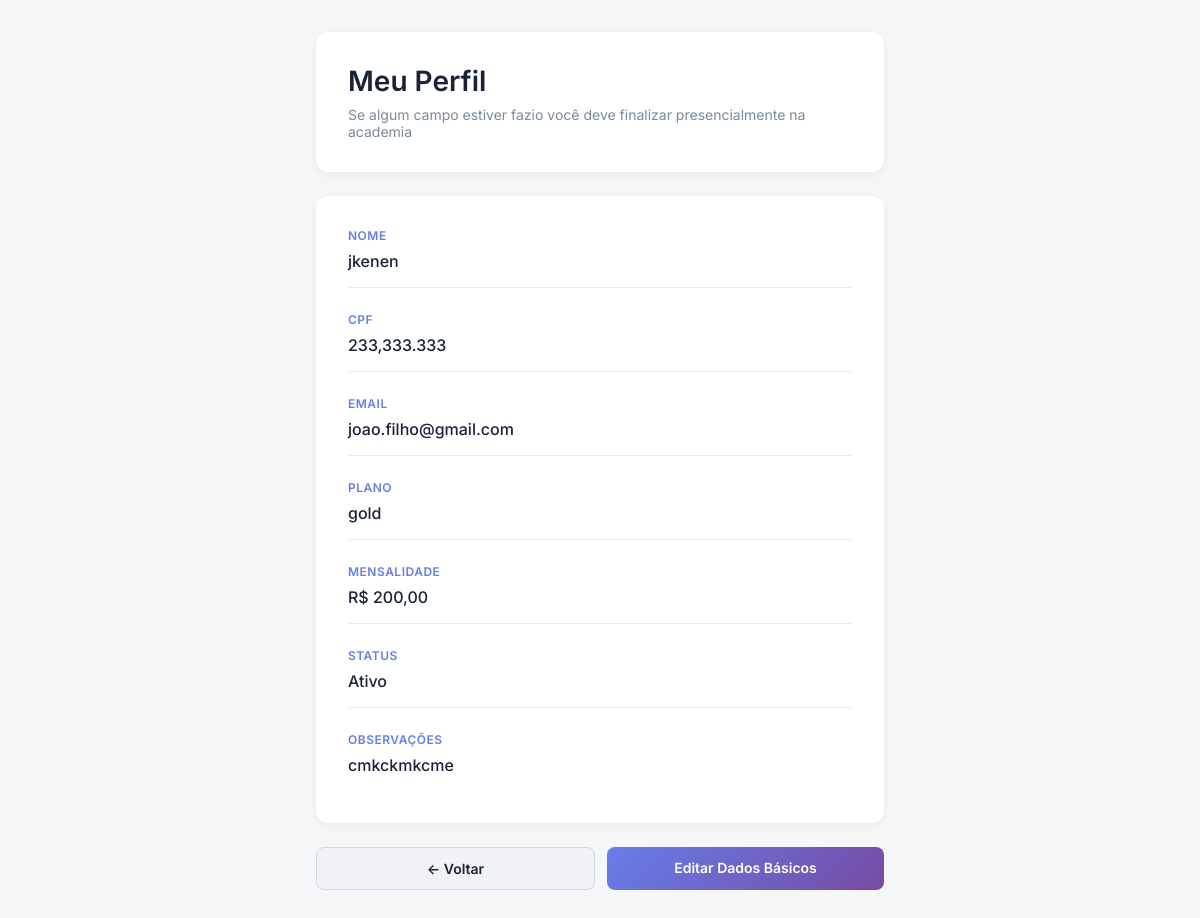
/pages/area_aluno/perfil_aluno.php (signed in), run on the app's committed database.
### tables this page shows
CREATE TABLE `alunos` (
  `id` int(11) NOT NULL,
  `nome` varchar(255) DEFAULT NULL,
  `cpf` varchar(14) DEFAULT NULL,
  `email` varchar(100) DEFAULT NULL,
  `senha` varchar(255) DEFAULT NULL,
  `plano` varchar(100) DEFAULT NULL,
  `mensalidade` decimal(10,2) DEFAULT NULL,
  `status` tinyint(1) DEFAULT NULL,
  `observacoes` varchar(255) DEFAULT NULL
);

### authentic/protego.php (called while the page is built, shortened)
<?php
function protego($dado) {
    return htmlspecialchars($dado, ENT_QUOTES, 'UTF-8');
}

### pages/area_aluno/perfil_aluno.php (the view, shortened to what this page needs)
<?php
require "../../banco/conexao.php";
require "../../authentic/protego.php";
$idAluno = $_SESSION['aluno_id'];
$sqlAluno = $pdo->prepare("SELECT * FROM alunos WHERE id = ?");
$sqlAluno->execute([$idAluno]);
$aluno = $sqlAluno->fetch(PDO::FETCH_ASSOC);
?>
<!DOCTYPE html>
<html lang="pt-br">
<head>
    <link rel="stylesheet" href="../../style.css">
</head>
<body>
    <div class="perfil-container">
        <div class="perfil-header">
            <h1>Meu Perfil</h1>
            <p>Se algum campo estiver fazio você deve finalizar presencialmente na academia</p>
        </div>
        <div class="perfil-card">
            <div class="perfil-info">
                <div class="info-group">
                    <label>Nome</label>
                    <p><?= protego($aluno['nome']) ?></p>
                </div>
                <div class="info-group">
                    <label>CPF</label>
                    <p><?= protego($aluno['cpf']) ?></p>
                </div>
                <div class="info-group">
                    <label>Email</label>
                    <p><?= protego($aluno['email']) ?></p>
                </div>
                <div class="info-group">
                    <label>Plano</label>
                    <p><?= protego($aluno['plano']) ?></p>
                </div>
                <div class="info-group">
                    <label>Mensalidade</label>
                    <p>R$ <?= number_format($aluno['mensalidade'], 2, ',', '.') ?></p>
                </div>
                <div class="info-group">
                    <label>Status</label>
                    <p><?= $aluno['status'] == 1 ? 'Ativo' : 'Inativo' ?></p>
                </div>
                <div class="info-group">
                    <label>Observações</label>
                    <p>
                        <?= $aluno['observacoes'] ? protego($aluno['observacoes']) : 'Nenhuma observação' ?>
                    </p>
                </div>
            </div>
        </div>
        <div class="perfil-actions">
            <a href="home.php" class="btn-secondary">← Voltar</a>
            <a href="alterar_aluno.php" class="btn-primary">Editar Dados Básicos</a>
        </div>
    </div>
</body>
</html>

### style.css (style rules this page uses)
* { margin: 0; padding: 0; box-sizing: border-box; }
body { font-family: 'Inter', -apple-system, BlinkMacSystemFont, 'Segoe UI', sans-serif; background: #f4f6f8; color: #333; }
label { display: block; margin-bottom: 8px; color: #1a2236; font-weight: 500; font-size: 14px; }
.btn-primary { display: inline-block; padding: 12px 16px; background: linear-gradient(135deg, #667eea 0%, #764ba2 100%); color: white; text-decoration: none; border-radius: 8px; font-size: 14px; font-weight: 600; transition: all 0.3s ease; text-align: center; border: none; cursor: pointer; }
.btn-primary, .btn-secondary { padding: 12px 24px; border-radius: 8px; font-size: 14px; font-weight: 600; cursor: pointer; transition: all 0.3s ease; border: none; text-decoration: none; display: inline-block; text-align: center; }
.btn-primary { background: linear-gradient(135deg, #667eea 0%, #764ba2 100%); color: white; flex: 1; }
.btn-secondary { background: #f0f2f5; color: #1a2236; flex: 1; border: 1px solid #d0d7de; }
.perfil-container { max-width: 600px; margin: 32px auto; padding: 0 16px; }
.perfil-header { background: white; border-radius: 12px; padding: 32px; margin-bottom: 24px; box-shadow: 0 2px 8px rgba(0, 0, 0, 0.06); }
.perfil-header h1 { font-size: 28px; color: #1a2236; margin-bottom: 8px; font-weight: 600; }
.perfil-header p { color: #7a8a99; font-size: 14px; margin: 0; }
.perfil-card { background: white; border-radius: 12px; padding: 32px; box-shadow: 0 2px 8px rgba(0, 0, 0, 0.06); margin-bottom: 24px; }
.perfil-info { display: grid; grid-template-columns: repeat(auto-fit, minmax(250px, 1fr)); gap: 24px; }
.info-group { padding-bottom: 16px; border-bottom: 1px solid #e8ecef; }
.info-group:last-child { border-bottom: none; }
.info-group label { display: block; font-weight: 600; color: #667eea; font-size: 12px; text-transform: uppercase; margin-bottom: 8px; letter-spacing: 0.5px; }
.info-group p { font-size: 16px; color: #1a2236; margin: 0; font-weight: 500; }
.perfil-actions { display: flex; gap: 12px; justify-content: center; }

### data on the page
alunos: nome "jkenen", cpf "233,333.333", email "joao.filho@gmail.com", plano "gold", mensalidade "200,00", observacoes "cmkckmkcme"
